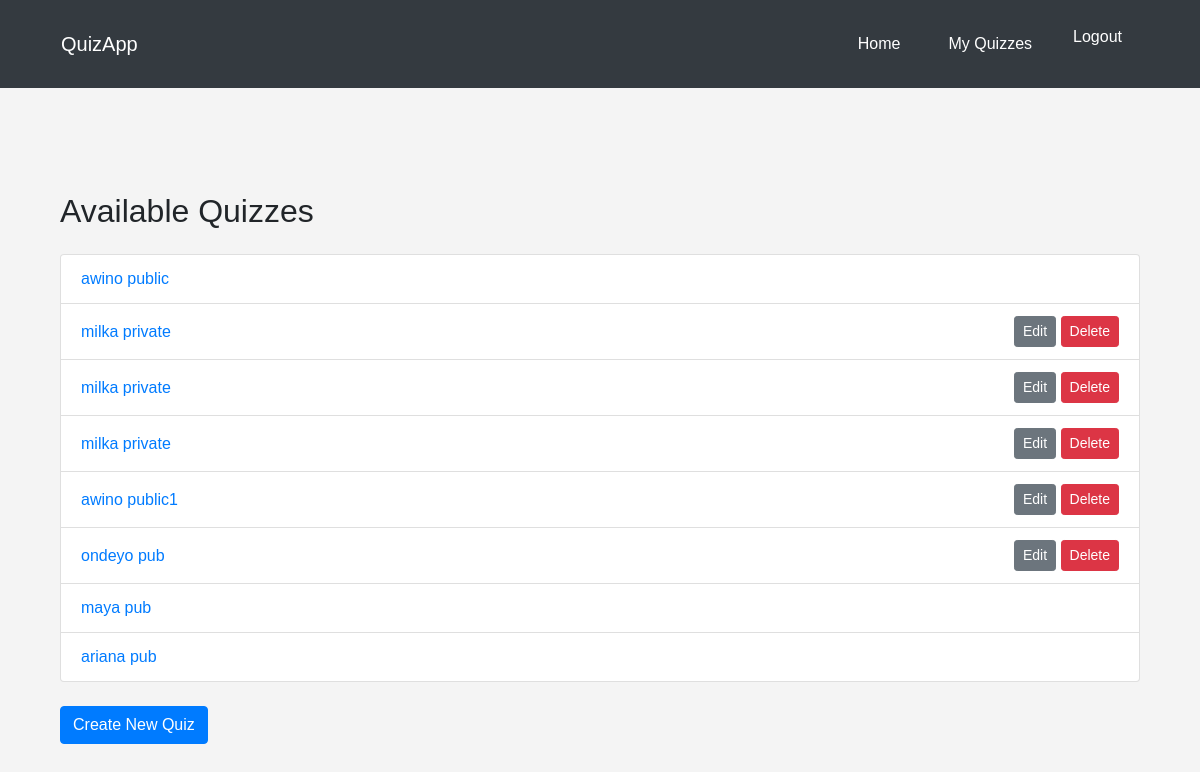
The app's page /quizzes/ (signed in), older data.
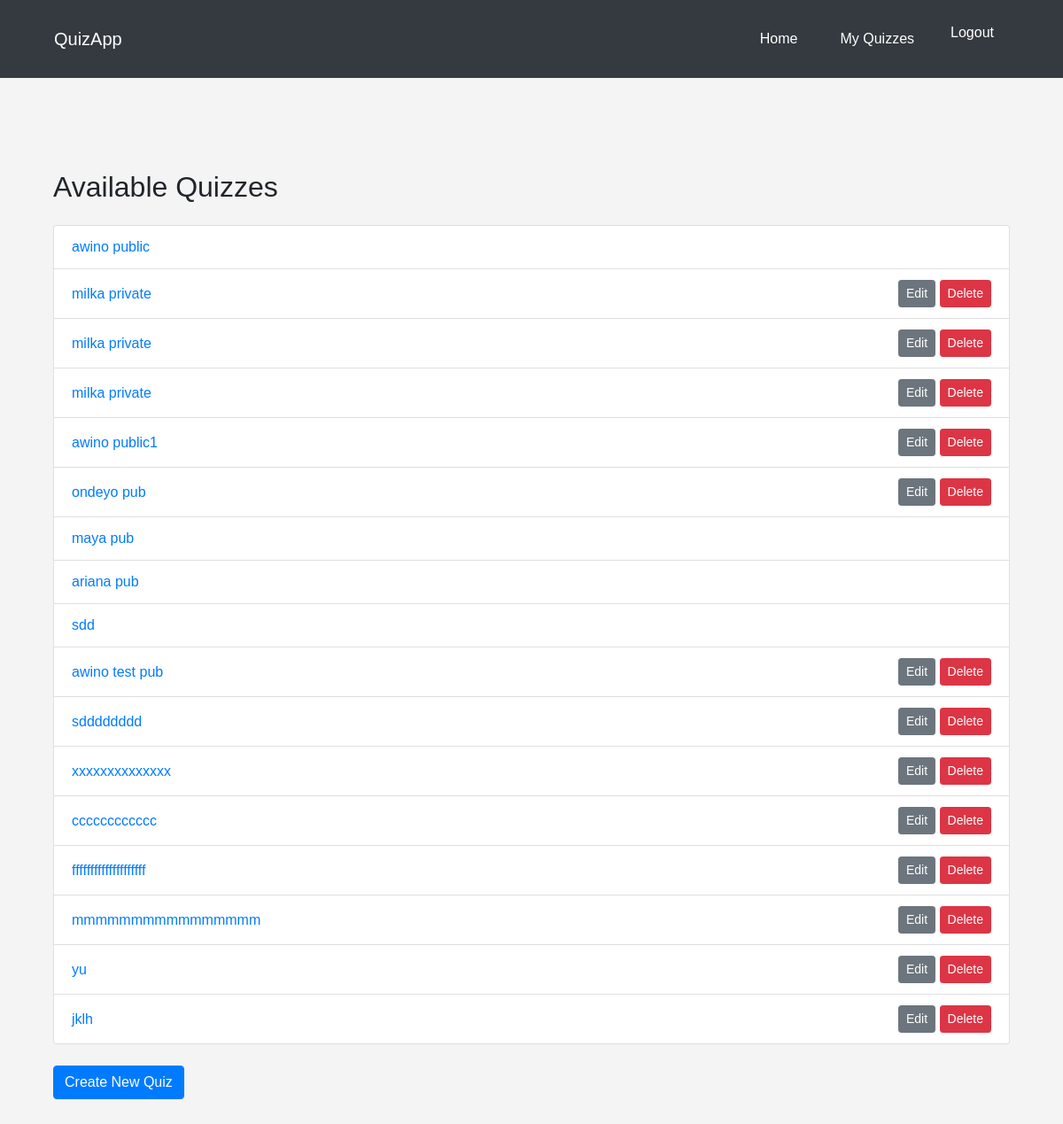
The same page, newer data.
### quizzes/models.py (models this page shows, shortened)
class Quiz(models.Model):
    title = models.CharField(max_length=255)
    description = models.TextField()
    created_by = models.ForeignKey(User, on_delete=models.CASCADE)
    created_at = models.DateTimeField(auto_now_add=True)
    is_public = models.BooleanField(default=False)
    share_link = models.URLField(blank=True, null=True)

### quizzes/views.py (the view)
# urls.py: path('', quiz_list, name='quiz_list'),
@login_required
def quiz_list(request):
    quizzes = Quiz.objects.filter(created_by=request.user) | Quiz.objects.filter(is_public=True)
    return render(request, 'quizzes/quiz_list.html', {'quizzes': quizzes})

### templates/quizzes/quiz_list.html
{% extends 'base.html' %}
{% block content %}
<div class="container mt-5">
    <h2 class="my-4">Available Quizzes</h2>
    <ul class="list-group">
        {% for quiz in quizzes %}
        <li class="list-group-item d-flex justify-content-between align-items-center">
            <a href="{% url 'quiz_detail' quiz.id %}">{{ quiz.title }}</a>
            <span>
                {% if quiz.created_by == user %}
                <a href="{% url 'edit_quiz' quiz.id %}" class="btn btn-secondary btn-sm">Edit</a>
                <a href="{% url 'delete_quiz' quiz.id %}" class="btn btn-danger btn-sm">Delete</a>
                {% endif %}
            </span>
        </li>
        {% endfor %}
    </ul>
    <a href="{% url 'create_quiz' %}" class="btn btn-primary mt-4">Create New Quiz</a>
</div>
{% endblock %}

Row changes from the older to the newer data that the page shows:
added Quiz: title "sdd"
added Quiz: title "awino test pub", shows "Edit"
added Quiz: title "sdddddddd", shows "Edit"
added Quiz: title "xxxxxxxxxxxxxx", shows "Edit"
added Quiz: title "cccccccccccc", shows "Edit"
added Quiz: title "ffffffffffffffffffff", shows "Edit"
added Quiz: title "mmmmmmmmmmmmmmmm", shows "Edit"
added Quiz: title "yu", shows "Edit"
added Quiz: title "jklh", shows "Edit"
